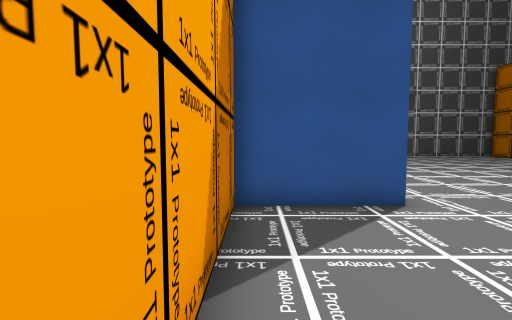
[1] (above)

17 first-person views from a walk through a Godot game level. The camera is 1.5 m above the floor, tilts 4° down and sees 85° across. The floor is counted in squares, 1 m on a side. Each view is taken from the middle of a square. On the plan, view 1 faces up. The plan holds only what a view shows up to about 14 squares ahead; the rest is blank. The place goes on beyond the plan.

[2]
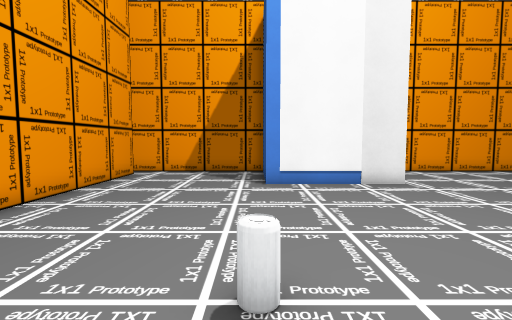

[3]
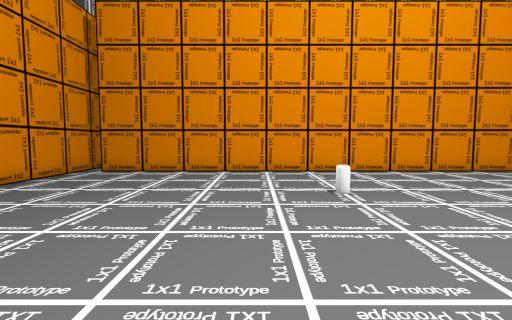

[4]
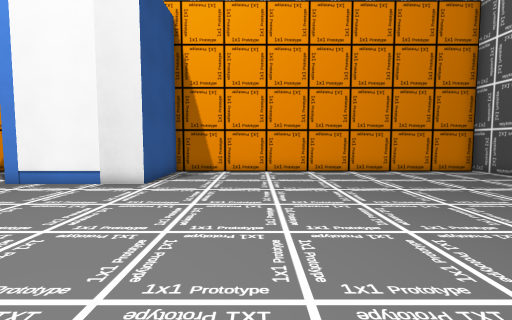

[5]
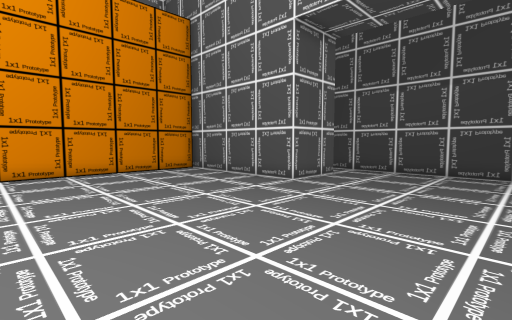

[6]
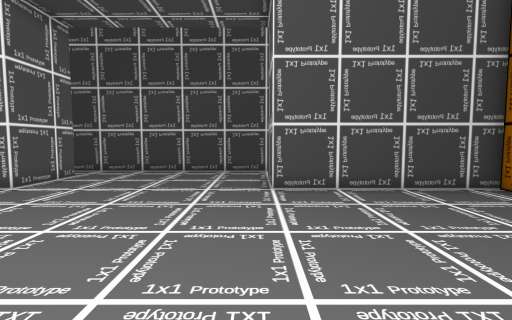

[7]
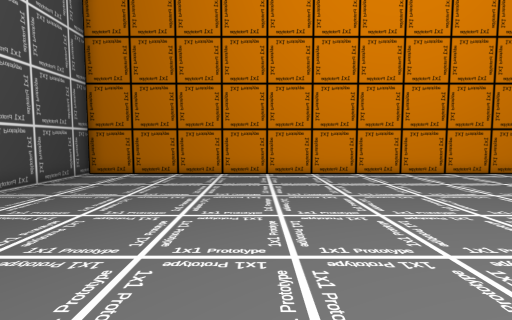

[8]
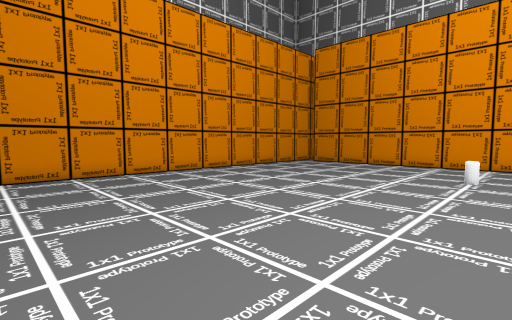

[9]
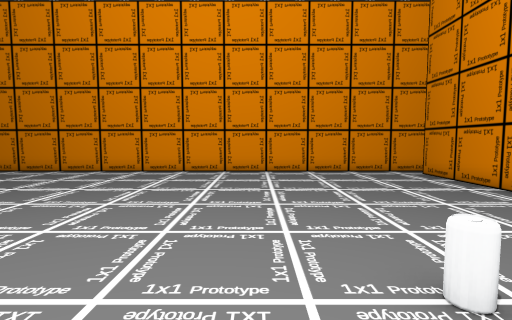

[10]
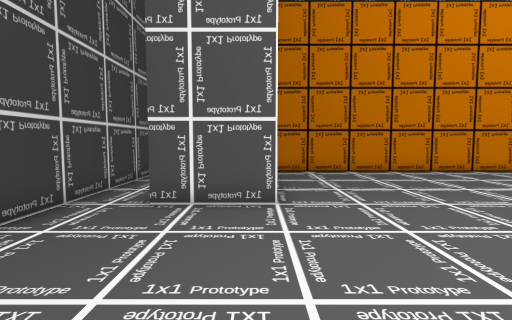

[11]
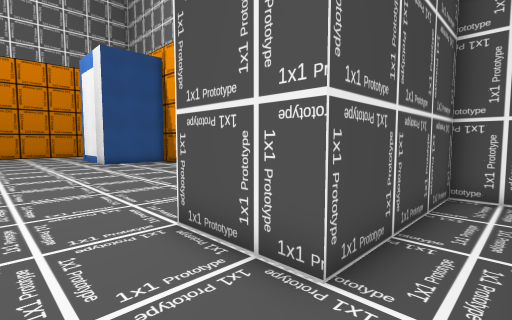

[12]
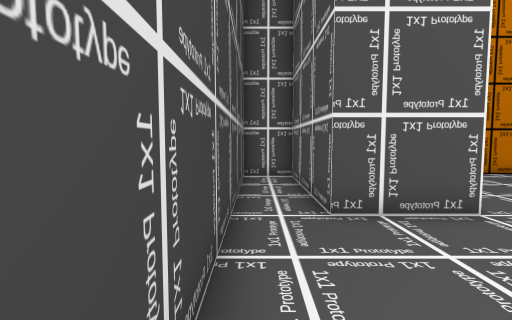

[13]
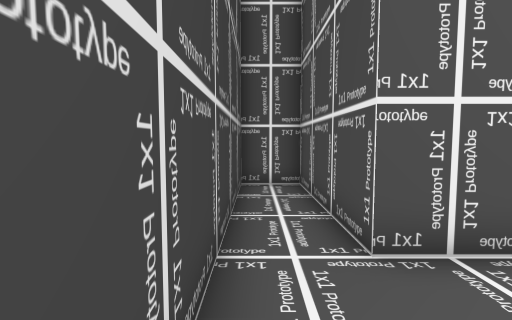

[14]
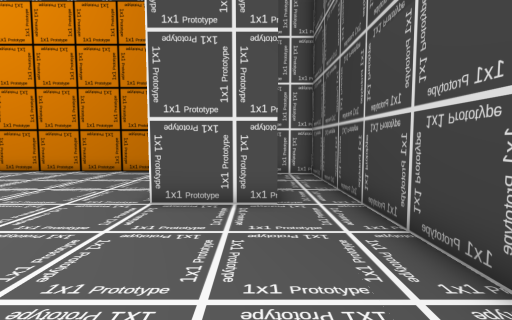

[15]
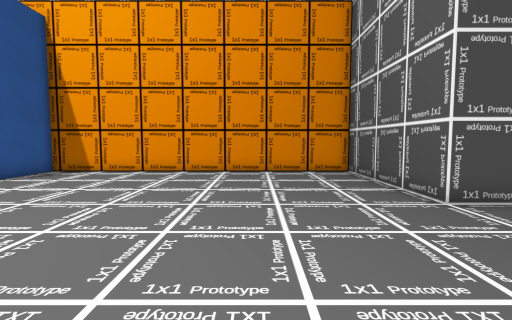

[16]
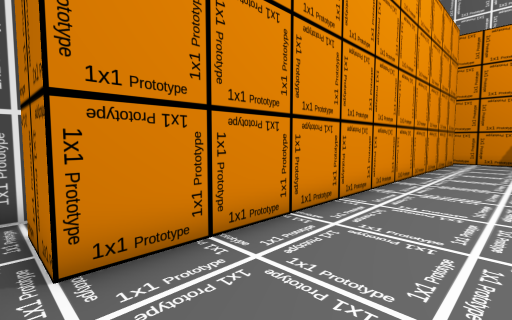

[17]
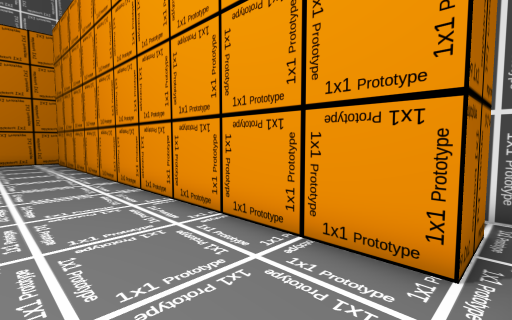

### Floor plan
Points are (right, up) in squares from view 1. A wall is a line through its corners. A room is listed if a view was taken in it or the views show most of it. See-through windows are left out.
Room 1 (view 1)
walls: (0.5, -1.6) (0.5, 0.5); (0.1, -2.5) (0.6, -2.5); (20.5, 0.5) (20.5, -1.5)
ways out: opening at (0, -0.5) to room 2; opening at (21, -0.5) to room 2
Room 2 (views 2, 3, 4, 5, 6, 7, 8, 9, 10, 11, 12, 13, 14, 15, 16, 17)
walls: (0.5, 0.5) (20.5, 0.5); (21.5, -0.1) (21.5, 25.5) (14.5, 25.5) (14.5, 28.5) (20.5, 28.5) (20.5, 30.5) (0.5, 30.5) (0.5, 28.5) (6.5, 28.5) (6.5, 25.5) (-0.5, 25.5) (-0.5, 11.2) (3.4, 11.2) (3.4, 6.3) (-0.5, 6.3) (-0.5, 0)
ways out: opening at (0, -0.5) to room 1; opening at (21, -0.5) to room 1
objects: other object (10, 6)

Where each view was taken, in squares from view 1:
view 1: 0 up, 0 right, facing up
view 2: 6 up, 13 right, facing left
view 3: 14 up, 13 right, facing down
view 4: 15 up, 13 right, facing left
view 5: 17 up, 13 right, facing up-left
view 6: 17 up, 14 right, facing up
view 7: 18 up, 9 right, facing right
view 8: 18 up, 9 right, facing down-right
view 9: 8 up, 8 right, facing right
view 10: 26 up, 8 right, facing right
view 11: 30 up, 9 right, facing down-left
view 12: 30 up, 9 right, facing right
view 13: 30 up, 11 right, facing right
view 14: 28 up, 13 right, facing left
view 15: 21 up, 13 right, facing left
view 16: 4 up, 21 right, facing down-left
view 17: 4 up, 0 right, facing down-right
